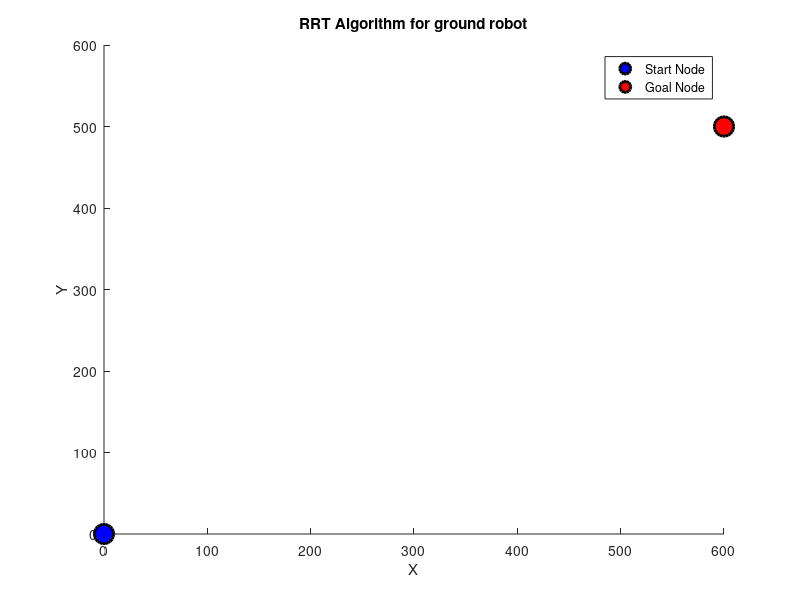

The MATLAB source for this figure: (Note: this script raises an error after producing the figure.)
%%%%%%%%%%%%%%%%%%%%%%%%%%%%%%%%%%%%%%%%%%%%%%%%%%%%%%%%%%%%%%%%%%%%%%%%%
%        3D RRT SEARCH ALGORITHM FOR MOTION PLANNING OF ROBOT           %
%                       BY SWAPNEEL MEHTA                               %
%                  ADVISOR: Dr. MINGHUI ZHENG                           %
%                          CAL@UB                                       %
%%%%%%%%%%%%%%%%%%%%%%%%%%%%%%%%%%%%%%%%%%%%%%%%%%%%%%%%%%%%%%%%%%%%%%%%%

clc;
clear all;
close all;

% Boundary for the map or reach space of robot 
x_max = 600;
y_max = 600;
z_max = 600;
% Plotting to see the way it converges and finds an optimal path for robot
figure()
axis([0 x_max 0 y_max 0 z_max])
title('RRT Algorithm for ground robot')
xlabel('X')
ylabel('Y')
zlabel('Z')
hold on

compare = 18; % The Value used to restrict the movement within certain
Max_num_Nodes = 1500; 

q_start.config = [0 0 0]; % initial position of the robot
q_start.cost = 0; % Cost to reach to node
q_start.parent = 0; % parent is node through which it passed 
q_goal.config = [600 500 0]; % Desired position
q_goal.cost = 0; % Initialization of cost
nodes(1) = q_start; % Defining the first node as starting position

 plot3(q_start.config(1), q_start.config(2), q_start.config(3), 'o',...
    'LineWidth',2,'MarkerEdgeColor','k','MarkerFaceColor','b',...
    'MarkerSize',14);
 plot3(q_goal.config(1), q_goal.config(2), q_goal.config(3), 'o',...
    'LineWidth',2,'MarkerEdgeColor','k','MarkerFaceColor','r',...
    'MarkerSize',14);
        legend({'Start Node','Goal Node'},'Location','northeast')
% OBSTACLES DEFINED HERE
% Adding new obstacles and modifying any existing obstacles is pretty
% simple and fast, by just changing parameters of any obstacle
p_obstacle=[150,50,0];
size_obstacle=[120,100,200];
p_obstacle2=[350,350,0];
size_obstacle2=[100,100,180];
obstacle(size_obstacle,p_obstacle,1,[0 0 1]);
hold on
obstacle(size_obstacle2,p_obstacle2,1,[0 0 1]);
hold on
R0=40;x0=200;y0=400;z0=0;h1=180;
R02=30;x02=500;y02=150;z02=0;h2=190;
R03=50;x03=500;y03=300;z03=0;h3=160;
R04=40;x04=350;y04=250;z04=0;h4=190;
cyl_obs(x0,y0,z0,R0,h1)
cyl_obs(x02,y02,z02,R02,h2)
cyl_obs(x03,y03,z03,R03,h3)
cyl_obs(x04,y04,z04,R04,h4)

% Providing data of each of the obstacles in a matrix form to use later 
ob(1,1:6)=[p_obstacle(1), p_obstacle(2),p_obstacle(3), size_obstacle(1), size_obstacle(2), size_obstacle(3)];
ob(2,1:6)=[x0-R0, y0-R0,z0-R0 2*R0, 2*R0, h1];
ob(3,1:6)=[x02-R02, y02-R02, z02-R02 2*R02, 2*R02, h2];
ob(4,1:6)=[x03-R03, y03-R03, z03-R03, 2*R03, 2*R03, h3];
ob(5,1:6)=[p_obstacle2(1), p_obstacle2(2), p_obstacle2(3), size_obstacle2(1), size_obstacle2(2), size_obstacle2(3)];
ob(6,1:6)=[x04-R04, y04-R04, z04-R04, 2*R04, 2*R04, h4];

tic
% {RRT Algoithm starts here, the loop goes on until the number of nodes
% has not reached to maximum allowed by input}
for i = 1:1:Max_num_Nodes
    q_rand = [rand(1)*x_max rand(1)*y_max 0*z_max];
    plot3(q_rand(1), q_rand(2), q_rand(3), 'x', 'Color',  [0 0.4470 0.7410]);
    % {A condition, using break command, to exit from the loop if the robot has reached to 
   % goal node and met the requirements}  
    for j = 1:1:length(nodes)
        if nodes(j).config == q_goal.config
            break
        end
    end
    % {Comparing distance between current nodes and new nodes to find
    % nearest node out of a group of random nodes}
    n_dist = [];
    for j = 1:1:length(nodes)
        n = nodes(j);
        dist_tmp = euc_dist_3d(n.config, q_rand);
        n_dist = [n_dist dist_tmp];
    end
    [val, idx] = min(n_dist);
    q_near = nodes(idx);
    q_new.config = move(q_rand, q_near.config, val, compare);
    % {The following 'if' Condition checks whether the edge found collides
    % with any obstacle using the function provided at the end} 
    if ob_avoidance(q_rand, q_near.config, ob(1,:)) && ob_avoidance(q_rand, q_near.config, ob(2,:)) && ob_avoidance(q_rand, q_near.config, ob(3,:)) && ob_avoidance(q_rand, q_near.config, ob(4,:)) && ob_avoidance(q_rand, q_near.config, ob(5,:)) && ob_avoidance(q_rand, q_near.config, ob(6,:))
        line([q_near.config(1), q_new.config(1)], [q_near.config(2), q_new.config(2)], [q_near.config(3), q_new.config(3)], 'Color', 'g', 'LineWidth', 2);
        drawnow; % This command shows actual plotting of convergence 
        hold on
        q_new.cost = euc_dist_3d(q_new.config, q_near.config) + q_near.cost;
        q_nearest = [];
        r = 50;
        neighbor_count = 1;
        for j = 1:1:length(nodes)
            if (euc_dist_3d(nodes(j).config, q_new.config)) <= r && ob_avoidance(q_rand, q_near.config, ob(1,:)) && ob_avoidance(q_rand, q_near.config, ob(2,:)) && ob_avoidance(q_rand, q_near.config, ob(3,:)) && ob_avoidance(q_rand, q_near.config, ob(4,:)) && ob_avoidance(q_rand, q_near.config, ob(5,:)) && ob_avoidance(q_rand, q_near.config, ob(6,:)) 
                q_nearest(neighbor_count).config = nodes(j).config;
                q_nearest(neighbor_count).cost = nodes(j).cost;
                neighbor_count = neighbor_count+1;
            end
        end
        % Comparing the costs to travel through different nodes to nearest
        % node, and finally selecting the least cost node
        q_min = q_near;
        C_min = q_new.cost;
        for k = 1:1:length(q_nearest)
            if q_nearest(k).cost + euc_dist_3d(q_nearest(k).config, q_new.config) < C_min && ob_avoidance(q_rand, q_near.config, ob(1,:)) && ob_avoidance(q_rand, q_near.config, ob(2,:)) && ob_avoidance(q_rand, q_near.config, ob(3,:)) && ob_avoidance(q_rand, q_near.config, ob(4,:)) && ob_avoidance(q_rand, q_near.config, ob(5,:)) && ob_avoidance(q_rand, q_near.config, ob(6,:))
                q_min = q_nearest(k);
                C_min = q_nearest(k).cost + euc_dist_3d(q_nearest(k).config, q_new.config);
                line([q_min.config(1), q_new.config(1)], [q_min.config(2), q_new.config(2)], [q_min.config(3), q_new.config(3)], 'Color', 'k');
                hold on
            end
        end
        
        for j = 1:1:length(nodes)
            if nodes(j).config == q_min.config
                q_new.parent = j;
            end
        end
        nodes = [nodes q_new];
    end
end
toc

% Finding the shortest destance path by forming a vector with distances 
D = [];
for j = 1:1:length(nodes)
    tmp_dist = euc_dist_3d(nodes(j).config, q_goal.config);
    D = [D tmp_dist];
end

% Comparing the elements of vector formed above and finding the minimum
% distance out of it to get final path
% If in case, the last node selected is not goal node, we replace it and
% add at the end, goal node, in nodes list
[val, idx] = min(D);
q_goal.parent = idx;
q_end = q_goal;
nodes = [nodes q_goal];

% {The following loop helps in connecting the path from last node to goal
% node if, in case maximum number of nodes are not sufficient to reach}
while q_end.parent ~= 0
    start = q_end.parent;
    line([q_end.config(1), nodes(start).config(1)], [q_end.config(2), nodes(start).config(2)], [q_end.config(3), nodes(start).config(3)], 'Color', 'r', 'LineWidth', 4);
    hold on
    q_end = nodes(start);
end

% {This is the most important function in the code used to avoid all the
% obstacles if present in the new direction found by nearest node strategy}  
function nc = ob_avoidance(n2, n1, ob_data)

A = [n1(1) n1(2) n1(3)]; % Node from where edge is to be formed
B = [n2(1) n2(2) n2(3)]; % Node to be reached from previous one
obs = [ob_data(1) ob_data(2) ob_data(3) ob_data(1)+ob_data(4) ob_data(2)+ob_data(5) ob_data(3)+ob_data(6)];

C1 = [obs(1),obs(2)];
D1 = [obs(1),obs(5)];
C2 = [obs(1),obs(2)];
D2 = [obs(4),obs(2)];
C3 = [obs(4),obs(5)];
D3 = [obs(4),obs(2)];
C4 = [obs(4),obs(5)];
D4 = [obs(1),obs(5)];
C5 = [obs(1) obs(3)];
D5 = [obs(1) obs(6)];
C6 = [obs(1) obs(3)];
D6 = [obs(4) obs(3)];
C7 = [obs(4) obs(6)];
D7 = [obs(4) obs(3)];
C8 = [obs(4) obs(6)];
D8 = [obs(1) obs(6)];
C9 = [obs(2) obs(3)];
D9 = [obs(2) obs(6)];
C10 = [obs(2) obs(3)];
D10 = [obs(5) obs(3)];
C11 = [obs(5) obs(6)];
D11 = [obs(5) obs(3)];
C12 = [obs(5) obs(6)];
D12 = [obs(2) obs(6)];

% Checking intersection using geometry rules for each edge and sides
val_con_1 = condition(A,C1,D1) ~= condition(B,C1,D1) && condition(A,B,C1) ~= condition(A,B,D1);
val_con_2 = condition(A,C2,D2) ~= condition(B,C2,D2) && condition(A,B,C2) ~= condition(A,B,D2);
val_con_3 = condition(A,C3,D3) ~= condition(B,C3,D3) && condition(A,B,C3) ~= condition(A,B,D3);
val_con_4 = condition(A,C4,D4) ~= condition(B,C4,D4) && condition(A,B,C4) ~= condition(A,B,D4);
val_con_5 = condition(A,C5,D5) ~= condition(B,C5,D5) && condition(A,B,C5) ~= condition(A,B,D5);
val_con_6 = condition(A,C6,D6) ~= condition(B,C6,D6) && condition(A,B,C6) ~= condition(A,B,D6);
val_con_7 = condition(A,C7,D7) ~= condition(B,C7,D7) && condition(A,B,C7) ~= condition(A,B,D7);
val_con_8 = condition(A,C8,D8) ~= condition(B,C8,D8) && condition(A,B,C8) ~= condition(A,B,D8);
val_con_9 = condition(A,C9,D9) ~= condition(B,C9,D9) && condition(A,B,C9) ~= condition(A,B,D9);
val_con_10 = condition(A,C10,D10) ~= condition(B,C10,D10) && condition(A,B,C10) ~= condition(A,B,D10);
val_con_11 = condition(A,C11,D11) ~= condition(B,C11,D11) && condition(A,B,C11) ~= condition(A,B,D11);
val_con_12 = condition(A,C12,D12) ~= condition(B,C12,D12) && condition(A,B,C12) ~= condition(A,B,D12);

% It only allows the movement which is safe without any collision
if val_con_1==0 && val_con_2==0 && val_con_3==0 && val_con_4==0 && val_con_5==0 && val_con_6==0 && val_con_7==0 && val_con_8==0 && val_con_9==0 && val_con_10==0 && val_con_11==0 && val_con_12==0
    nc = 1;
else
    nc = 0;
end
end

% {This function acts as a condition to check binary value of any possible
% intersection, using geometry of comparing distance between coordinates}
% {The value obtained by this function is sent to the function ob_avoidance
% to compare and decide whether the obstacle is interfering the new edge} 
function val = condition(A,B,C)
val = (C(2)-A(2)) * (B(1)-A(1)) > (B(2)-A(2)) * (C(1)-A(1));
end

% Simple function to calculate euclidean distance between two given nodes
function d = euc_dist_3d(q1,q2)
d = sqrt((q1(1)-q2(1))^2 + (q1(2)-q2(2))^2 + (q1(3)-q2(3))^2);
end

%{ This function uses coordinates, factor of value and epsilon criteria
% to move the branch further in the direction of new node selected by
% algorithm. If distance is very large, it will form a new node in the same
% direction as the nearest node selected to move before}
function A = move(qr, qn, val, eps)
q_new = [0 0];
if val >= eps
    q_new(1) = qn(1) + ((qr(1)-qn(1))*eps)/euc_dist_3d(qr,qn);
    q_new(2) = qn(2) + ((qr(2)-qn(2))*eps)/euc_dist_3d(qr,qn);
    q_new(3) = qn(3) + ((qr(3)-qn(3))*eps)/euc_dist_3d(qr,qn);
else
    q_new(1) = qr(1);
    q_new(2) = qr(2);
    q_new(3) = qr(3);
end
A = [q_new(1), q_new(2), q_new(3)];
end

%{Function used to create graphical image of a cuboid of any size
% It takes coordinates of one corner and side lengths in x,y and z
% direction as input and produces image as output}
function obstacle(varargin)
inArgs = { ...
    [10 56 100] , ...
    [10 10  10] , ...
    .7          , ...
    [1 0 0]       ...
    };
inArgs(1:nargin) = varargin;
[edges,origin,alpha,clr] = deal(inArgs{:});
XYZ = { ...
    [0 0 0 0]  [0 0 1 1]  [0 1 1 0] ; ...
    [1 1 1 1]  [0 0 1 1]  [0 1 1 0] ; ...
    [0 1 1 0]  [0 0 0 0]  [0 0 1 1] ; ...
    [0 1 1 0]  [1 1 1 1]  [0 0 1 1] ; ...
    [0 1 1 0]  [0 0 1 1]  [0 0 0 0] ; ...
    [0 1 1 0]  [0 0 1 1]  [1 1 1 1]   ...
    };
XYZ = mat2cell(...
    cellfun( @(x,y,z) x*y+z , ...
    XYZ , ...
    repmat(mat2cell(edges,1,[1 1 1]),6,1) , ...
    repmat(mat2cell(origin,1,[1 1 1]),6,1) , ...
    'UniformOutput',false), ...
    6,[1 1 1]);
cellfun(@patch,XYZ{1},XYZ{2},XYZ{3},...
    repmat({clr},6,1),...
    repmat({'FaceAlpha'},6,1),...
    repmat({alpha},6,1)...
    );
view(3);
end

% {Function used to create the cylinder shaped obstacle by taking
% coordinates of center(x,y,z), Base-Radius(R) and cylinder height(h)
% as input and output is the plot in figure}
function cyl_obs(x0,y0,z0,R,h)
[x,y,z]=cylinder(R);
x=x+x0;
y=y+y0;
z=z*h+z0;
surf(x,y,z)
hold on
end